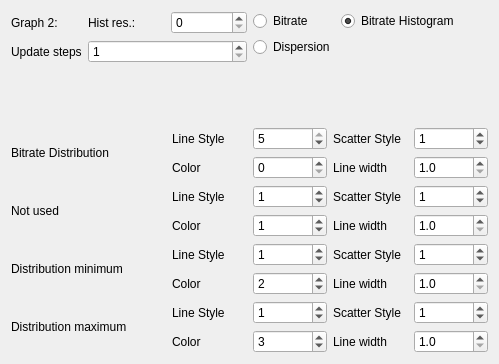
         <widget class="QWidget" name="layoutWidget_2">
          <property name="geometry">
           <rect>
            <x>0</x>
            <y>380</y>
            <width>499</width>
            <height>364</height>
           </rect>
          </property>
          <layout class="QVBoxLayout" name="verticalLayout_19">
           <item>
            <layout class="QHBoxLayout" name="horizontalLayout_16">
             <item>
              <layout class="QFormLayout" name="formLayout_3">
               <item row="0" column="0">
                <widget class="QLabel" name="label_10">
                 <property name="text">
                  <string>Graph 2:</string>
                 </property>
                </widget>
               </item>
               <item row="1" column="0">
                <widget class="QLabel" name="label_31">
                 <property name="text">
                  <string>Update steps</string>
                 </property>
                </widget>
               </item>
               <item row="1" column="1">
                <widget class="QSpinBox" name="Graph_refresh_rate_2">
                 <property name="minimum">
                  <number>1</number>
                 </property>
                 <property name="maximum">
                  <number>500</number>
                 </property>
                </widget>
               </item>
               <item row="0" column="1">
                <layout class="QHBoxLayout" name="horizontalLayout_59">
                 <item>
                  <widget class="QLabel" name="label_39">
                   <property name="text">
                    <string>Hist res.:</string>
                   </property>
                  </widget>
                 </item>
                 <item>
                  <widget class="QSpinBox" name="g2_histo_res">
                   <property name="minimum">
                    <number>0</number>
                   </property>
                   <property name="maximum">
                    <number>4</number>
                   </property>
                   <property name="value">
                    <number>0</number>
                   </property>
                  </widget>
                 </item>
                </layout>
               </item>
              </layout>
             </item>
             <item>
              <layout class="QFormLayout" name="formLayout_4">
               <item row="0" column="0">
                <widget class="QRadioButton" name="Draw_bitrate_2">
                 <property name="text">
                  <string>Bitrate</string>
                 </property>
                 <property name="checked">
                  <bool>false</bool>
                 </property>
                </widget>
               </item>
               <item row="0" column="1">
                <widget class="QRadioButton" name="draw_Hist_2">
                 <property name="text">
                  <string>Bitrate Histogram</string>
                 </property>
                 <property name="checked">
                  <bool>true</bool>
                 </property>
                </widget>
               </item>
               <item row="1" column="0">
                <widget class="QRadioButton" name="Draw_diff_2">
                 <property name="text">
                  <string>Dispersion</string>
                 </property>
                </widget>
               </item>
              </layout>
             </item>
            </layout>
           </item>
           <item>
            <layout class="QHBoxLayout" name="horizontalLayout_24">
             <item>
              <widget class="QLabel" name="g1_setup_2">
               <property name="sizePolicy">
                <sizepolicy hsizetype="Minimum" vsizetype="Minimum">
                 <horstretch>0</horstretch>
                 <verstretch>0</verstretch>
                </sizepolicy>
               </property>
               <property name="minimumSize">
                <size>
                 <width>80</width>
                 <height>0</height>
                </size>
               </property>
               <property name="text">
                <string>Bitrate Distribution</string>
               </property>
              </widget>
             </item>
             <item>
              <layout class="QVBoxLayout" name="verticalLayout_20">
               <item>
                <layout class="QHBoxLayout" name="horizontalLayout_17">
                 <item>
                  <widget class="QLabel" name="label_14">
                   <property name="text">
                    <string>Line Style</string>
                   </property>
                  </widget>
                 </item>
                 <item>
                  <widget class="QSpinBox" name="Line_Style_5">
                   <property name="maximum">
                    <number>5</number>
                   </property>
                   <property name="value">
                    <number>5</number>
                   </property>
                  </widget>
                 </item>
                </layout>
               </item>
               <item>
                <layout class="QHBoxLayout" name="horizontalLayout_31">
                 <item>
                  <widget class="QLabel" name="label_18">
                   <property name="text">
                    <string>Color</string>
                   </property>
                  </widget>
                 </item>
                 <item>
                  <widget class="QSpinBox" name="color_sel_5">
                   <property name="maximum">
                    <number>5</number>
                   </property>
                   <property name="singleStep">
                    <number>1</number>
                   </property>
                  </widget>
                 </item>
                </layout>
               </item>
              </layout>
             </item>
             <item>
              <layout class="QVBoxLayout" name="verticalLayout_21">
               <item>
                <layout class="QHBoxLayout" name="horizontalLayout_32">
                 <item>
                  <widget class="QLabel" name="label_26">
                   <property name="text">
                    <string>Scatter Style</string>
                   </property>
                  </widget>
                 </item>
                 <item>
                  <widget class="QSpinBox" name="Scatter_Style_5">
                   <property name="maximum">
                    <number>9</number>
                   </property>
                   <property name="value">
                    <number>1</number>
                   </property>
                  </widget>
                 </item>
                </layout>
               </item>
               <item>
                <layout class="QHBoxLayout" name="horizontalLayout_33">
                 <item>
                  <widget class="QLabel" name="line_width_5">
                   <property name="text">
                    <string>Line width</string>
                   </property>
                  </widget>
                 </item>
                 <item>
                  <widget class="QDoubleSpinBox" name="width_sel_5">
                   <property name="decimals">
                    <number>1</number>
                   </property>
                   <property name="minimum">
                    <double>1.000000000000000</double>
                   </property>
                   <property name="maximum">
                    <double>10.000000000000000</double>
                   </property>
                  </widget>
                 </item>
                </layout>
               </item>
              </layout>
             </item>
            </layout>
           </item>
           <item>
            <layout class="QHBoxLayout" name="horizontalLayout_34">
             <item>
              <widget class="QLabel" name="g1_avg_2">
               <property name="sizePolicy">
                <sizepolicy hsizetype="Minimum" vsizetype="Preferred">
                 <horstretch>0</horstretch>
                 <verstretch>0</verstretch>
                </sizepolicy>
               </property>
               <property name="minimumSize">
                <size>
                 <width>80</width>
                 <height>0</height>
                </size>
               </property>
               <property name="text">
                <string>Not used</string>
               </property>
              </widget>
             </item>
             <item>
              <layout class="QVBoxLayout" name="verticalLayout_22">
               <item>
                <layout class="QHBoxLayout" name="horizontalLayout_35">
                 <item>
                  <widget class="QLabel" name="label_27">
                   <property name="text">
                    <string>Line Style</string>
                   </property>
                  </widget>
                 </item>
                 <item>
                  <widget class="QSpinBox" name="Line_Style_6">
                   <property name="maximum">
                    <number>5</number>
                   </property>
                   <property name="value">
                    <number>1</number>
                   </property>
                  </widget>
                 </item>
                </layout>
               </item>
               <item>
                <layout class="QHBoxLayout" name="horizontalLayout_36">
                 <item>
                  <widget class="QLabel" name="label_28">
                   <property name="text">
                    <string>Color</string>
                   </property>
                  </widget>
                 </item>
                 <item>
                  <widget class="QSpinBox" name="color_sel_6">
                   <property name="maximum">
                    <number>5</number>
                   </property>
                   <property name="singleStep">
                    <number>1</number>
                   </property>
                   <property name="value">
                    <number>1</number>
                   </property>
                  </widget>
                 </item>
                </layout>
               </item>
              </layout>
             </item>
             <item>
              <layout class="QVBoxLayout" name="verticalLayout_23">
               <item>
                <layout class="QHBoxLayout" name="horizontalLayout_37">
                 <item>
                  <widget class="QLabel" name="label_29">
                   <property name="text">
                    <string>Scatter Style</string>
                   </property>
                  </widget>
                 </item>
                 <item>
                  <widget class="QSpinBox" name="Scatter_Style_6">
                   <property name="maximum">
                    <number>9</number>
                   </property>
                   <property name="value">
                    <number>1</number>
                   </property>
                  </widget>
                 </item>
                </layout>
               </item>
               <item>
                <layout class="QHBoxLayout" name="horizontalLayout_38">
                 <item>
                  <widget class="QLabel" name="line_width_6">
                   <property name="text">
                    <string>Line width</string>
                   </property>
                  </widget>
                 </item>
                 <item>
                  <widget class="QDoubleSpinBox" name="width_sel_6">
                   <property name="decimals">
                    <number>1</number>
                   </property>
                   <property name="minimum">
                    <double>1.000000000000000</double>
                   </property>
                   <property name="maximum">
                    <double>10.000000000000000</double>
                   </property>
                  </widget>
                 </item>
                </layout>
               </item>
              </layout>
             </item>
            </layout>
           </item>
           <item>
            <layout class="QHBoxLayout" name="horizontalLayout_39">
             <item>
              <widget class="QLabel" name="g1_min_2">
               <property name="sizePolicy">
                <sizepolicy hsizetype="Minimum" vsizetype="Preferred">
                 <horstretch>0</horstretch>
                 <verstretch>0</verstretch>
                </sizepolicy>
               </property>
               <property name="minimumSize">
                <size>
                 <width>80</width>
                 <height>0</height>
                </size>
               </property>
               <property name="text">
                <string>Distribution minimum</string>
               </property>
              </widget>
             </item>
             <item>
              <layout class="QVBoxLayout" name="verticalLayout_24">
               <item>
                <layout class="QHBoxLayout" name="horizontalLayout_40">
                 <item>
                  <widget class="QLabel" name="label_32">
                   <property name="text">
                    <string>Line Style</string>
                   </property>
                  </widget>
                 </item>
                 <item>
                  <widget class="QSpinBox" name="Line_Style_7">
                   <property name="maximum">
                    <number>5</number>
                   </property>
                   <property name="value">
                    <number>1</number>
                   </property>
                  </widget>
                 </item>
                </layout>
               </item>
               <item>
                <layout class="QHBoxLayout" name="horizontalLayout_45">
                 <item>
                  <widget class="QLabel" name="label_33">
                   <property name="text">
                    <string>Color</string>
                   </property>
                  </widget>
                 </item>
                 <item>
                  <widget class="QSpinBox" name="color_sel_7">
                   <property name="maximum">
                    <number>5</number>
                   </property>
                   <property name="singleStep">
                    <number>1</number>
                   </property>
                   <property name="value">
                    <number>2</number>
                   </property>
                  </widget>
                 </item>
                </layout>
               </item>
              </layout>
             </item>
             <item>
              <layout class="QVBoxLayout" name="verticalLayout_25">
               <item>
                <layout class="QHBoxLayout" name="horizontalLayout_46">
                 <item>
                  <widget class="QLabel" name="label_34">
                   <property name="text">
                    <string>Scatter Style</string>
                   </property>
                  </widget>
                 </item>
                 <item>
                  <widget class="QSpinBox" name="Scatter_Style_7">
                   <property name="maximum">
                    <number>9</number>
                   </property>
                   <property name="value">
                    <number>1</number>
                   </property>
                  </widget>
                 </item>
                </layout>
               </item>
               <item>
                <layout class="QHBoxLayout" name="horizontalLayout_47">
                 <item>
                  <widget class="QLabel" name="line_width_7">
                   <property name="text">
                    <string>Line width</string>
                   </property>
                  </widget>
                 </item>
                 <item>
                  <widget class="QDoubleSpinBox" name="width_sel_7">
                   <property name="decimals">
                    <number>1</number>
                   </property>
                   <property name="minimum">
                    <double>1.000000000000000</double>
                   </property>
                   <property name="maximum">
                    <double>10.000000000000000</double>
                   </property>
                  </widget>
                 </item>
                </layout>
               </item>
              </layout>
             </item>
            </layout>
           </item>
           <item>
            <layout class="QHBoxLayout" name="horizontalLayout_48">
             <item>
              <widget class="QLabel" name="g1_max_2">
               <property name="sizePolicy">
                <sizepolicy hsizetype="Minimum" vsizetype="Preferred">
                 <horstretch>0</horstretch>
                 <verstretch>0</verstretch>
                </sizepolicy>
               </property>
               <property name="minimumSize">
                <size>
                 <width>80</width>
                 <height>0</height>
                </size>
               </property>
               <property name="text">
                <string>Distribution maximum</string>
               </property>
              </widget>
             </item>
             <item>
              <layout class="QVBoxLayout" name="verticalLayout_26">
               <item>
                <layout class="QHBoxLayout" name="horizontalLayout_49">
                 <item>
                  <widget class="QLabel" name="label_35">
                   <property name="text">
                    <string>Line Style</string>
                   </property>
                  </widget>
                 </item>
                 <item>
                  <widget class="QSpinBox" name="Line_Style_8">
                   <property name="maximum">
                    <number>5</number>
                   </property>
                   <property name="value">
                    <number>1</number>
                   </property>
                  </widget>
                 </item>
                </layout>
               </item>
               <item>
                <layout class="QHBoxLayout" name="horizontalLayout_50">
                 <item>
                  <widget class="QLabel" name="label_36">
                   <property name="text">
                    <string>Color</string>
                   </property>
                  </widget>
                 </item>
                 <item>
                  <widget class="QSpinBox" name="color_sel_8">
                   <property name="maximum">
                    <number>5</number>
                   </property>
                   <property name="singleStep">
                    <number>1</number>
                   </property>
                   <property name="value">
                    <number>3</number>
                   </property>
                  </widget>
                 </item>
                </layout>
               </item>
              </layout>
             </item>
             <item>
              <layout class="QVBoxLayout" name="verticalLayout_27">
               <item>
                <layout class="QHBoxLayout" name="horizontalLayout_51">
                 <item>
                  <widget class="QLabel" name="label_37">
                   <property name="text">
                    <string>Scatter Style</string>
                   </property>
                  </widget>
                 </item>
                 <item>
                  <widget class="QSpinBox" name="Scatter_Style_8">
                   <property name="maximum">
                    <number>9</number>
                   </property>
                   <property name="value">
                    <number>1</number>
                   </property>
                  </widget>
                 </item>
                </layout>
               </item>
               <item>
                <layout class="QHBoxLayout" name="horizontalLayout_52">
                 <item>
                  <widget class="QLabel" name="line_width_8">
                   <property name="text">
                    <string>Line width</string>
                   </property>
                  </widget>
                 </item>
                 <item>
                  <widget class="QDoubleSpinBox" name="width_sel_8">
                   <property name="decimals">
                    <number>1</number>
                   </property>
                   <property name="minimum">
                    <double>1.000000000000000</double>
                   </property>
                   <property name="maximum">
                    <double>10.000000000000000</double>
                   </property>
                  </widget>
                 </item>
                </layout>
               </item>
              </layout>
             </item>
            </layout>
           </item>
          </layout>
         </widget>
